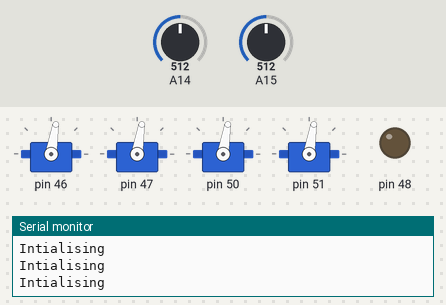
This sketch was run on a simulated Arduino Mega 2560, built with avr-gcc and run on an emulated ATmega2560. Shown: 4 × servo, output pins drawn as LEDs (lit = HIGH), the last lines printed to the serial monitor. The test bench sets the inputs (shaded band); at power-on: A15 = 512, A14 = 512.

Above: at 0.8 s.
0.9 s: A15 set to 565
2.4 s: A15 set to 583
At 2.84 s:
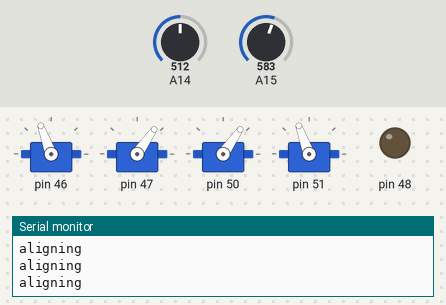
5.4 s: A14 set to 716
8.4 s: A14 set to 0
At 10.0 s:
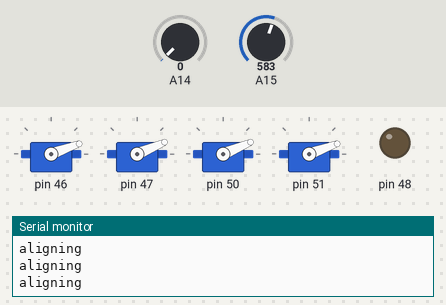
11.4 s: A14 set to 122
At 11.62 s:
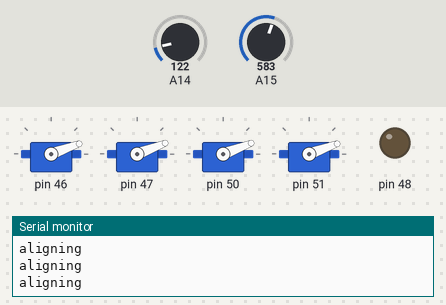
14.4 s: A15 set to 0
At 18.2 s:
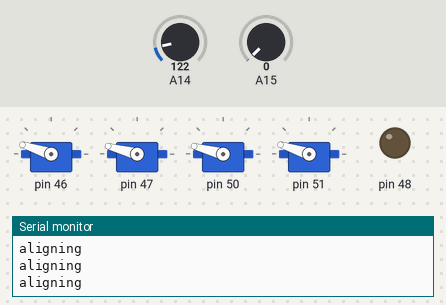
Timing chart, 0 to 18.4 s (numbered marks = the images above; inputs shaded):
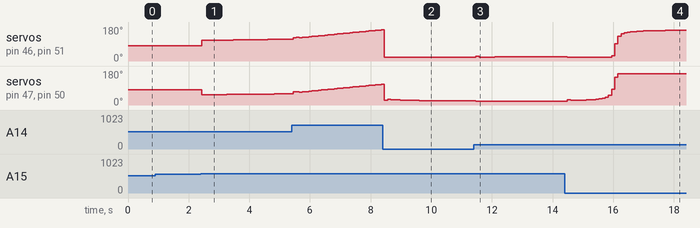

Measured:
- the behaviour switches between 572 and 573 on A15 (found by bisection; images 0 and 1)
- after the input at 2.4 s, servo on pin 46, servo on pin 51: 81° → 110° at once, → 109° 0.10 s later, → 110° 0.10 s later, → 111° 0.42 s later, … (8 changes in this stretch); servo on pin 47, servo on pin 50: 81° → 54° at once, → 55° 0.21 s later, → 56° 0.62 s later, → 57° 0.52 s later, … (7 changes in this stretch)
- after the input at 8.4 s, servo on pin 46, servo on pin 51: 165° → 20° after 0.06 s
- after the input at 11.4 s, servo on pin 46, servo on pin 51: 20° → 25° after 0.07 s, → 20° 0.10 s later, → 21° 0.31 s later, → 22° 0.21 s later, … (5 changes in this stretch); servo on pin 47, servo on pin 50: 23° → 20° after 0.07 s, → 21° 0.10 s later, → 20° 0.10 s later
- after the input at 14.4 s, servo on pin 46, servo on pin 51: 23° → 20° after 0.09 s, → 29° 1.5 s later, → 92° 0.10 s later, → 131° 0.10 s later, … (15 changes in this stretch); servo on pin 47, servo on pin 50: 20° → 28° after 0.09 s, → 25° 0.10 s later, → 26° 0.31 s later, → 27° 0.21 s later, … (14 changes in this stretch)

The sketch:

main.ino
```cpp
/*
  main.ino - Main file for arduino based wall following program.
  Group 2: Freeman Porten, Lachlan Barnes, Jake Olliff, Calvin Lee
*/
#include "Controller.h"
#include "Drive.h"
#include "IRSensor.h"
#include "SonarSensor.h"
#include "PID_v1.h"

#define WALL_FOLLOW_DISTANCE 145
#define WALL_STOP_DISTANCE 40

// pidIn is the position array input to the PID controllers
double pidIn[3];
// pidOut is the output velocity vector array of the PID controllers
double pidOut[3];
/* setPoint contains the values the Controllers will attempt to drive
the error to, in our case this will be zero. */
double setPoints[3];

// Setup PID controller instances
PID PIDVx(&pidIn[0], &pidOut[0], &setPoints[0], 200, 0, 0, REVERSE);
PID PIDVy(&pidIn[1], &pidOut[1], &setPoints[1], 170, 483, 40, REVERSE);
PID PIDW(&pidIn[2], &pidOut[2], &setPoints[2], 130, 420, 27, REVERSE);

void setup()
{
  Serial.begin(9600);

  /* These prevent Intergrator windup by stoping the intergrator summing
  if the output goes outside of the range specified below. */
  PIDVx.SetOutputLimits(-8000, 8000);
  PIDVy.SetOutputLimits(-8000, 8000);
  PIDW.SetOutputLimits(-2000, 2000);

  /* Begin the PIDs in manual mode as we start with Open-loop control
  to find the starting wall. */
  PIDVx.SetMode(MANUAL);
  PIDVy.SetMode(MANUAL);
  PIDW.SetMode(MANUAL);

  /* Intialise the PID inputs and outputs to zero. The setPoint of each
  PID controller are zero as we want to drive error to zero*/
  for (int i = 0; i < 3; ++i)
  {
    pidIn[i] = 0;
    pidOut[i] = 0;
    setPoints[i] = 0;
  }

  // Sensor Instantiation
  IRSensor IRFront(A14, true);
  IRSensor IRBack(A15, false);
  SonarSensor sonar(48, 49);

  // Intstantiated the Controller
  Controller mainController;

  // Instantiate and initialise Drive
  Drive drive(46, 47, 50, 51);
  drive.Init();

  // Initalisation variables
  bool init_finished = false;

  // Setup for the 4th order FIR filter
  float frontIRValues[5];
  float rearIRValues[5];
  for (int i = 0; i < 5; i++)
  {
    frontIRValues[i] = IRFront.getDistance();
    rearIRValues[i] = IRBack.getDistance();
  }
  float frontAvg;
  float rearAvg;
  int firItr = 0;

  // Corner counter
  int cornerCount = 0;

  // Flag for Intialising and finding the wall
  int isIntialising = 1;

  // Flag for open-loop cornering
  int isTurning = 0;

  // Flag for wall alignment after corner
  int isAligning = 0;

  // Timer to wait till robot is aligned
  float alignTimer;

  // Flag for finished course
  int isDone = 0;
  // Super Loop
  while (1)
  {

    /* Use a shift register to store the previous values of the IR sensors
    to apply a fourth order FIR filter, this prevents noise interfering
    with the derivative terms of the PID controllers. firItr iterates
    through each value in the arrays and updates them with the new
    values from the sensors. The arrays are then averaged bfore being
    input into the controller*/
    frontIRValues[firItr] = IRFront.getDistance();
    rearIRValues[firItr] = IRBack.getDistance();
    firItr = (firItr + 1) % 5;
    frontAvg = 0;
    rearAvg = 0;
    for (int i = 0; i < 5; i++)
    {
      frontAvg += frontIRValues[i];
      rearAvg += rearIRValues[i];
    }
    frontAvg = frontAvg / 5;
    rearAvg = rearAvg / 5;

    //Intilisation code
    if (isIntialising)
    {
      Serial.println("Intialising");
      if (mainController.InitForWall(frontAvg, rearAvg, pidOut))
      {
        isAligning = 1;
        isIntialising = 0;
        alignTimer = millis();
      }

      PIDVx.SetMode(MANUAL);
      PIDVy.SetMode(MANUAL);
      PIDW.SetMode(MANUAL);
    }
    /* This contains the logic for the open-loop turning at the corners*/
    else if (isTurning)
    {
      Serial.println("is turning");
      PIDVx.SetMode(MANUAL);
      PIDVy.SetMode(MANUAL);
      PIDW.SetMode(MANUAL);
      drive.RotateOL(500, 90);
      isAligning = 1;
      alignTimer = millis();
    }
    // Align robot without moving forward before leaving corner
    else if (isAligning)
    {
      Serial.println("aligning");
      mainController.WallFollow(frontAvg, rearAvg, WALL_FOLLOW_DISTANCE, pidIn);
      pidIn[0] = 0;
      pidOut[0] = 0;

      /* Check if the PIDs need to be computed, the PIDs run at 50Hz which is
      slower than the super loop. Every few loops the PIDs will be recalulated,
      this ensures that the timestep stay constant prefencting issues with the
      intergrator and derivitive term */
      PIDVx.SetMode(MANUAL);
      PIDVy.SetMode(AUTOMATIC);
      PIDW.SetMode(AUTOMATIC);

      // Wait till PID has finished aligning
      if ((abs(frontAvg - rearAvg) > 5) || (abs(WALL_FOLLOW_DISTANCE - (frontAvg + rearAvg) / 2) > 5))
      {
        alignTimer = millis();
      }
      // Waits till the robot is alligned for 0.25 sec
      if (millis() - alignTimer >= 250)
        isAligning = 0;
    }

    // Go round 4 corners
    else if (cornerCount <= 4)
    {
      Serial.println("wall following");
      /* This sets the value of Vy and Wz in the velocities array by using the
        IR sensors to meaure its distance and angle from the wall. The wall follow
        is set to 145mm to account for the location of the IR sensorson the robot.
        front detect is set to have the robot stop 40mm from the next wall*/
      float sonarDist = sonar.getDistance();
      mainController.WallFollow(frontAvg, rearAvg, WALL_FOLLOW_DISTANCE, pidIn);
      mainController.FrontDetect(sonarDist, WALL_STOP_DISTANCE, pidIn);

      /* Check if the PIDs need to be computed, the PIDs run at 50Hz which is
        slower than the super loop. Every few loops the PIDs will be recalulated,
        this ensures that the timestep stay constant prefencting issues with the
        intergrator and derivitive term */
      PIDVx.SetMode(AUTOMATIC);
      PIDVy.SetMode(AUTOMATIC);
      PIDW.SetMode(AUTOMATIC);

      /* Check if the next wall has been reached, increment the corner
        counter and turn the next corner.*/
      if (sonarDist <= WALL_STOP_DISTANCE + 5)
      {
        if (cornerCount < 4)
          isTurning = 2;
        cornerCount++;
      }
    }
    /* When the end point is reached stop the motors*/
    else
    {
      Serial.println("Program Finished");
      // Program finished
      PIDVx.SetMode(MANUAL);
      PIDVy.SetMode(MANUAL);
      PIDW.SetMode(MANUAL);
      drive.Halt();
      drive.DisableMotors();
    }

    PIDVx.Compute();
    PIDVy.Compute();
    PIDW.Compute();

    /*  Check for OL control, do not use the
    closed loop control if isTurning is true*/
    if (isTurning)
    {
      isTurning--;
    }
    else
    {
      /* This applies the inverse Kinimatic equations to the motors using
        the Vx, Vy, Wz stored in the velocity vector that the PID outputs.*/
      drive.SetSpeedThroughKinematic(pidOut[0], pidOut[1], pidOut[2]);
    }
  }
}

// Unused in our implimentation
void loop()
{
  // put your main code here, to run repeatedly:
}
```

Drive.cpp
```cpp
/*
  Drive.cpp - Source file for the Drive class for an arduino based robot.
  Group 2: Freeman Porten, Lachlan Barnes, Jake Olliff, Calvin Lee
*/
#include "Drive.h"

/**
 * Contructor for the Drive class
 *
 * Takes the pin allocation of the robots 4 servo motors as inputs and
 * makes the 4 class variables corrisponding to the 4 servo motors equal
 * to the input pin allocations.
 */
Drive::Drive(byte leftFront, byte leftRear, byte rightFront, byte rightRear)
{
  Serial.println("Init drive class!");
  this->leftFront = leftFront;
  this->leftRear = leftRear;
  this->rightFront = rightFront;
  this->rightRear = rightRear;
}

/**
 * Initializes and enables the robots 4 servo motors
 *
 * Sets the 4 servo motor pins as outputs and calls
 * the EnableMotors function which attaches 4 Servo
 * objects to the 4 pins set as outputs.
 */
void Drive::Init()
{
  pinMode(leftFront, OUTPUT);
  pinMode(leftRear, OUTPUT);
  pinMode(rightFront, OUTPUT);
  pinMode(rightRear, OUTPUT);
  EnableMotors();
}

/**
 * Enable/attach the 4 servo motors
 *
 * Attach the 4 servo class variables to the 4 pins
 * which are wiried to the servo motors.
 */
void Drive::EnableMotors()
{
  this->leftFrontMotor.attach(leftFront);
  this->leftRearMotor.attach(leftRear);
  this->rightFrontMotor.attach(rightFront);
  this->rightRearMotor.attach(rightRear);
}

/**
 * Disable the 4 servo motors
 *
 * Disattach the 4 servo class variables to the 4 pins
 * which are wiried to the servo motors.
 */
void Drive::DisableMotors()
{
  this->leftFrontMotor.detach();
  this->leftRearMotor.detach();
  this->rightFrontMotor.detach();
  this->rightRearMotor.detach();
}

/**
 * Rotate the robot with closed loop control
 *
 * Given a specified turn speed and angle, rotate
 * the robote using a closed loop controller with a
 * gyroscope as the sensor.
 */
void Drive::RotatePID(int turnSpeed, int angle)
{
  //Use gyro and PID controller to control rotation (not needed in A1 implementation)
}

/**
 * Rotate the robot using open looped control
 *
 * Take an turn speed and angle and turn the robot for
 * that angle. Positive angle (i.e. 90) corrisponds
 * to clockwise rotation of the robot.
 */
void Drive::RotateOL(int turnSpeed, int angle)
{
  long startTime = millis();
  float angleToTime = 10;
  while (millis() < startTime + angleToTime * abs(angle))
  {
    int turnDirection = angle / abs(angle);
    this->leftFrontMotor.writeMicroseconds(1500 + turnSpeed * turnDirection);
    this->leftRearMotor.writeMicroseconds(1500 + turnSpeed * turnDirection);
    this->rightFrontMotor.writeMicroseconds(1500 + turnSpeed * turnDirection);
    this->rightRearMotor.writeMicroseconds(1500 + turnSpeed * turnDirection);
  }
}

/**
 * Control the robots movements using it's kinematic equations
 *
 * Specify the desired velocity in the x and y (vx and vy)
 * and the desired rotation (omega) and based on the robots
 * kinematic equations the appropriate speed will be sent to
 * each of it's servo motors. A scalar is applied to each
 * motor to keep each motor out of its saturation region,
 * this also maintains the relative speed between each motor
 * ensuring that no single input signal dominates the others
 * in control actuation.
 */
void Drive::SetSpeedThroughKinematic(float vx, float vy, float omega)
{
  float maxSpeed = 750;
  float wheelRadius = 28; //  wheel radius in mm
  float lx = 80;
  float ly = 90;
  float saturateScaler = 1; //  Scaler to maintain relative speeds between motors while saturated

  if ((abs(vx) + abs(vy) + abs((lx + ly) * omega)) / wheelRadius >= maxSpeed)
    saturateScaler = maxSpeed * wheelRadius / (abs(vx) + abs(vy) + abs((lx + ly) * omega));
  this->leftFrontMotor.writeMicroseconds(1500 + saturateScaler * (vx + vy - (lx + ly) * omega) / wheelRadius);
  this->leftRearMotor.writeMicroseconds(1500 + saturateScaler * (vx - vy - (lx + ly) * omega) / wheelRadius);
  this->rightRearMotor.writeMicroseconds(1500 - saturateScaler * (vx - vy + (lx + ly) * omega) / wheelRadius);
  this->rightFrontMotor.writeMicroseconds(1500 - saturateScaler * (vx + vy + (lx + ly) * omega) / wheelRadius);
}

/**
 * Drive the robot forward at a specified speed
 */
void Drive::Forward()
{
  Serial.println("Driving forward");
  this->leftFrontMotor.writeMicroseconds(1500 + this->speedVal);
  this->leftRearMotor.writeMicroseconds(1500 + this->speedVal);
  this->rightFrontMotor.writeMicroseconds(1500 - this->speedVal);
  this->rightRearMotor.writeMicroseconds(1500 - this->speedVal);
}

/**
 * Stop the robot from moving in any direction
 */
void Drive::Halt()
{
  Serial.println("Halting");
  this->leftFrontMotor.writeMicroseconds(1500);
  this->leftRearMotor.writeMicroseconds(1500);
  this->rightFrontMotor.writeMicroseconds(1500);
  this->rightRearMotor.writeMicroseconds(1500);
  Serial.println("Ending Halt");
}
```

Drive.h
```cpp
/*
  Drive.h - Header file for the Drive class for an arduino based robot.
  Group 2: Freeman Porten, Lachlan Barnes, Jake Olliff, Calvin Lee
*/
#ifndef DRIVE_H
#define DRIVE_H
#include <Arduino.h>
#include <Servo.h> // include the library of servo motor control

class Drive
{
private:
  byte leftFront, leftRear, rightFront, rightRear;
  Servo leftFrontMotor, leftRearMotor, rightFrontMotor, rightRearMotor;
  int speedVal = 750;

public:
  Drive(byte leftFront, byte leftRear, byte rightFront, byte rightRear);
  void Init();
  void EnableMotors();
  void DisableMotors();
  void RotatePID(int turnSpeed, int angle);
  void RotateOL(int turnSpeed, int angle);
  void SetSpeedThroughKinematic(float vx, float vy, float omega);
  void DriveRight(int driveSpeed, int distance1, int distance2);
  void Forward();
  void Halt();
};
#endif
```

IRSensor.cpp
```cpp
/*
  IRSensor.cpp - A header file for IRSensors class for an arduino based robot.
  Group 2: Freeman Porten, Lachlan Barnes, Jake Olliff, Calvin Lee

  IRSensor: a class that interfaces the physical IR sensor with the rest of the arduino code.
  It handles the conversion of analog signal to a distance value in mm using individual sensor calibrations
*/
#include "Arduino.h"
#include "IRSensor.h"

/**
 * Constructor for the IRSensor class.
 *
 * Takes an arduino pin number, saves it to a private class variable and
 * sets the pin direction on the arduino. Also takes a boolean value to distinguish the model values, true uses
 * calibration values of sensor one, false uses calibration values for sensor two.
 */
IRSensor::IRSensor(uint8_t pin, bool sensorOne)
{
    _pin = pin;
    _sensorOne = sensorOne;
    pinMode(pin, INPUT);
}

/**
 * Get the IR sensor reading.
 *
 * getDistance takes no input arguments and returns the distance measured by the IR sensor in mm. Takes the average
 * value of five sensor readings as a simple method to slightly reduce noise. This function uses a two-term exponential
 * model to calculate the sensor readings
 */
int IRSensor::getDistance()
{
    // Take five readings from the sensor and average them
    sum = 0;

    for (int i = 0; i < 5; i++)
    {
        sensorReadings[i] = analogRead(_pin);
        sum += sensorReadings[i];
    }
    averageSensorReading = sum / 5;

    // Use the correct sensor calibration values to calculate the distance from the average sensor readings
    if (_sensorOne == true)
    {
        calculatedDistance = sensorOneCoeffs[0] * exp(sensorOneCoeffs[1] * averageSensorReading) + sensorOneCoeffs[2] * exp(sensorOneCoeffs[3] * averageSensorReading);
    }
    else if (_sensorOne == false)
    {
        calculatedDistance = sensorTwoCoeffs[0] * exp(sensorTwoCoeffs[1] * averageSensorReading) + sensorTwoCoeffs[2] * exp(sensorTwoCoeffs[3] * averageSensorReading);
    }

    // Return the calculated distance
    return calculatedDistance;
}

// getSensorReading takes no input arguments and returns the raw output of a single sensor
int IRSensor::getSensorReading()
{
    return analogRead(_pin);
}
```

IRSensor.h
```cpp
/*
  IRSensor.h - A header file for IRSensors class for an arduino based robot.
  Group 2: Freeman Porten, Lachlan Barnes, Jake Olliff, Calvin Lee

  IRSensor: a class that interfaces the physical IR sensor with the rest of the arduino code.
  It handles the conversion of analog signal to a distance value in mm using individual sensor calibrations
*/
#ifndef IRSensor_h
#define IRSensor_h

#include "Arduino.h"

class IRSensor
{
public:
  IRSensor(uint8_t pin, bool sensorOne); // Constructor for this class
  int getDistance();                     // This function returns the distance to the wall in mm
  int getSensorReading();                // This function returns one raw sensor reading

private:
  uint8_t _pin;                                                  //Pin number assigned to the sensor
  bool _sensorOne;                                               //Is this sensor1 or sensor2 (written on bottom of sensor module)
  int sensorReadings[5];                                         //Buffer to hold five sensor readings
  float sensorOneCoeffs[4] = {909, -0.02958, 282.9, -0.003827};  //Sensor1 model coefficients
  float sensorTwoCoeffs[4] = {898.9, -0.0263, 246.8, -0.003013}; //Sensor2 model coefficients
  int sum;                                                       //Sum variable for internal calculation
  int averageSensorReading;                                      //Average of the five sensor readings in the sensorReadings buffer
  int calculatedDistance;                                        //Calculated distance returned to the programmer
};

#endif
```

SonarSensor.cpp
```cpp
/*
  SonarSensor.cpp - A source file for the sonar sensor class for an arduino based robot.
  Group 2: Freeman Porten, Lachlan Barnes, Jake Olliff, Calvin Lee

  SonarSensor: a class that interfaces the physical sonar sensor with the rest of the arduino code.
  It handles all of the calculations of distance so the user only needs to make one function call
  to get a distance reading from the sonar sensor
*/
#include "Arduino.h"
#include "SonarSensor.h"

/**
 * Constructor for the SonarSensor class
 *
 * Constructor takes the arduino pin that trigger and echo
 * and the desired rotation (omega) and based on the robots
 * of the pin on the arduino.
 */
SonarSensor::SonarSensor(int triggerPin, int echoPin)
{
  _triggerPin = triggerPin;
  _echoPin = echoPin;

  pinMode(_triggerPin, OUTPUT);
  pinMode(_echoPin, INPUT);
}

/**
 * Get the sonar sensor value
 *
 * getDistance function does not take any input arguments and returns the distance measured by the
 * sonar sensor in mm.
 */
float SonarSensor::getDistance()
{
  // Ensure trigger pin has been held low for at least 2 microseconds, then send 5 microsecond pulse
  // in the trigger pin
  digitalWrite(_triggerPin, LOW);
  delayMicroseconds(2);
  digitalWrite(_triggerPin, HIGH);
  delayMicroseconds(5);
  digitalWrite(_triggerPin, LOW);

  // Start timer and wait for the echo pin to go from high to low, timeout is set to 1m distance equivilent in microseconds
  float duration = pulseIn(_echoPin, HIGH, 5800);

  // If timeout has occurred return 1 meter, else return the calculated distance
  if (duration == 0)
  {
    return 1000;
  }
  else
  {
    return (float)(duration / 2.9 / 2);
  }
}
```

Source omitted: SonarSensor.h (863 bytes), controller.cpp (2217 bytes), controller.h (765 bytes)
